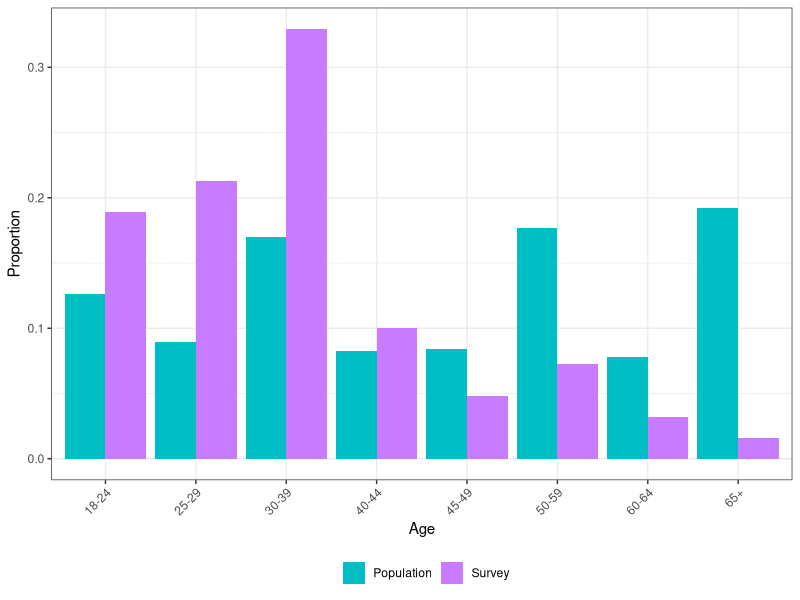
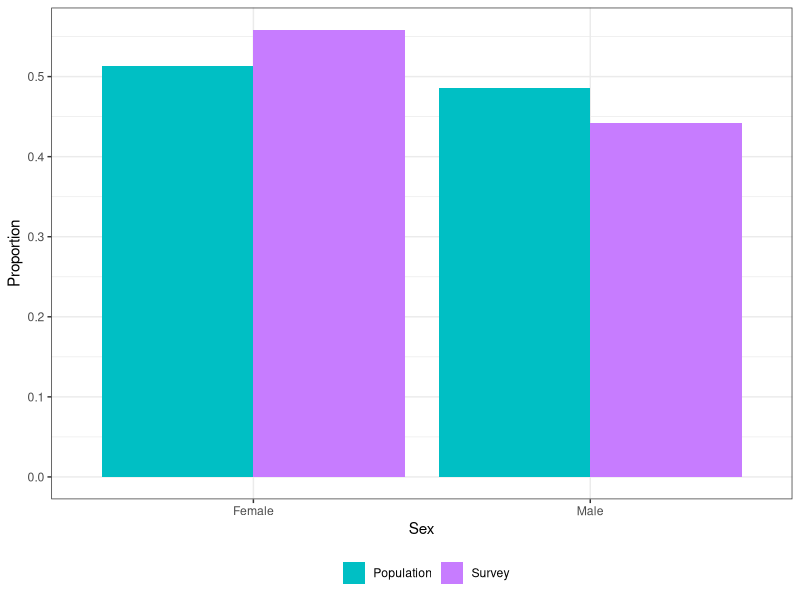
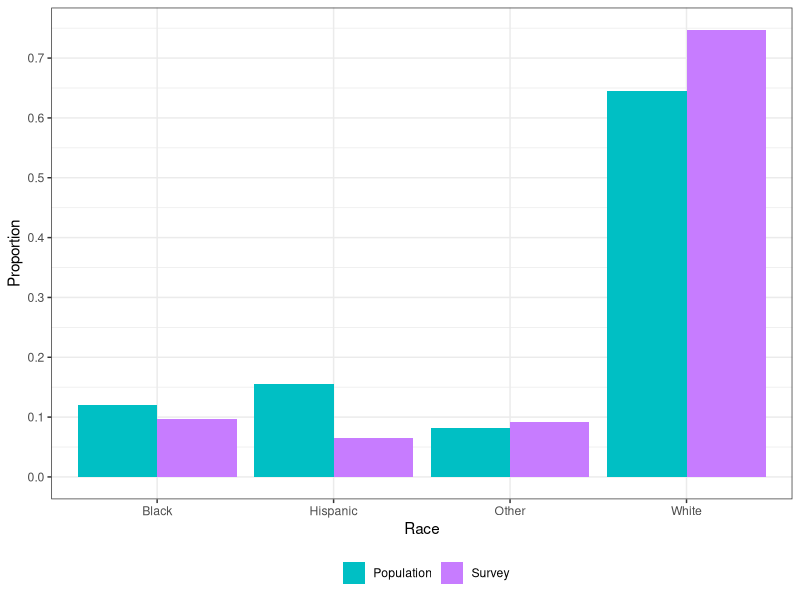
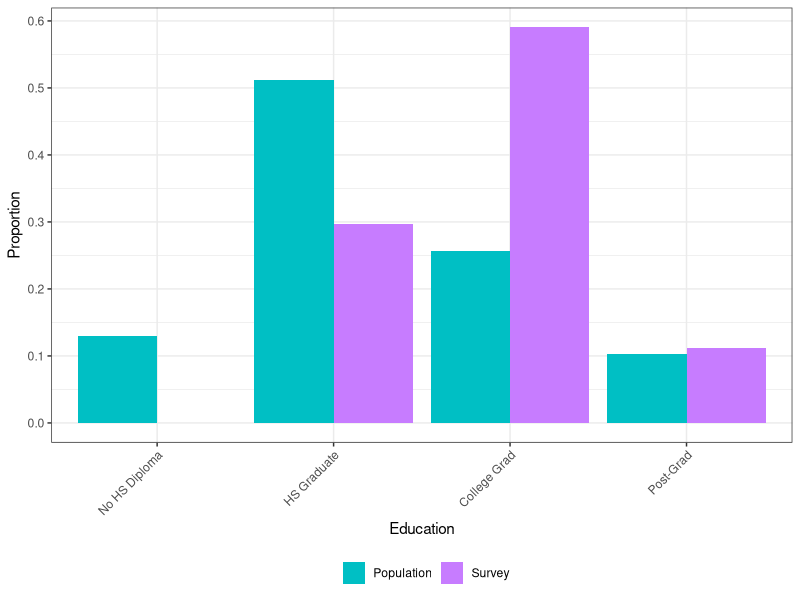
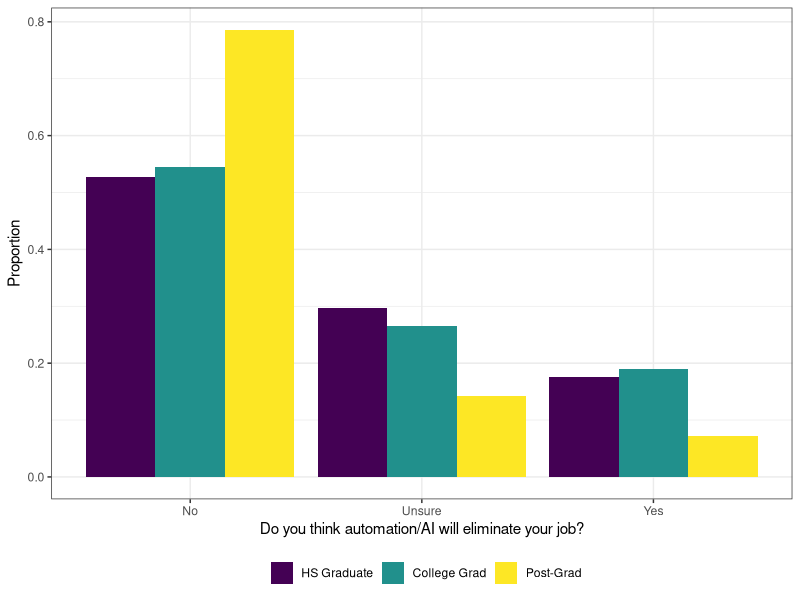
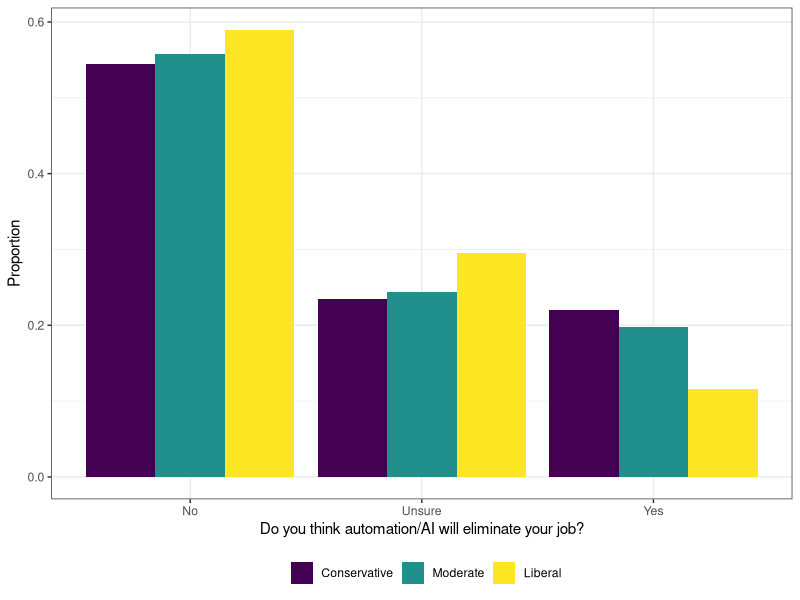
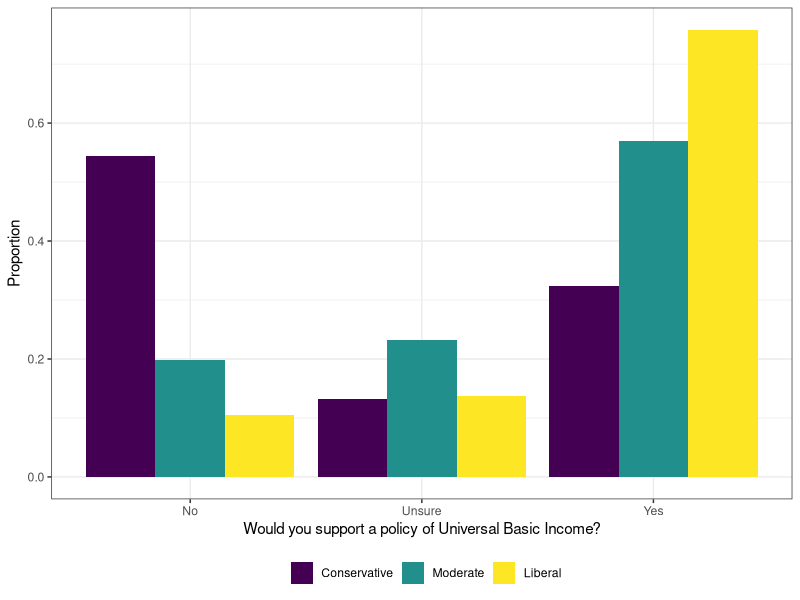
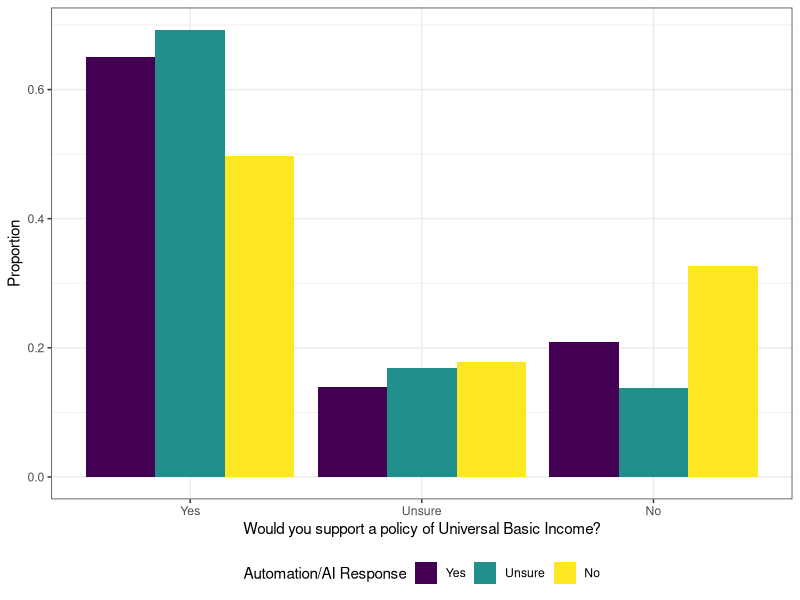

The R source for these figures, in order:
library(plyr)
library(dplyr)
library(tidyr)
library(ggplot2)
library(nnet)

survey_results <- read.csv("survey_real_results.csv")
pmus_df <- read.csv("pop_dist.tsv", sep = "\t")

########################
# Demographic Analysis #
########################
# Data Munging
survey_results <- filter(survey_results, Answer.Gender != "")

## Relabel variables
survey_results$Answer.Age <- mapvalues(survey_results$Answer.Age, from = c("Over65"), to = c("65+"))
survey_results$Answer.Race <- mapvalues(survey_results$Answer.Race, from = c("Black","Hispanic","Other","White"), to = c("black","hispanic","other","white"))
survey_results$Answer.Gender <- mapvalues(survey_results$Answer.Gender, from = c("Female","Male"), to = c("female","male"))
survey_results$Answer.Education <- mapvalues(survey_results$Answer.Education, from = c("HS","College","Grad"), to = c("high school graduate","college degree","postgraduate degree"))

## Collapse data
survey_results_agg <- group_by(survey_results, Answer.Age, Answer.Gender, Answer.Education, Answer.Race) %>%
                        summarize(count=n())

## Calculate proportions of survey and population
survey_results_agg$proportion_of_pop <- survey_results_agg$count/sum(survey_results_agg$count)
pmus_df$pop_prop <- pmus_df$N/sum(pmus_df$N)

## Join with PMUS
names(survey_results_agg) <- c("age","sex","education","race","survey_count","survey_prop")
joint_df <- merge(pmus_df, survey_results_agg, all = TRUE)
joint_df$survey_prop <- ifelse(is.na(joint_df$survey_prop), 0, joint_df$survey_prop)

# Compute and Plot Demographic Distributions
## Table
table(survey_results$Answer.Age)
table(survey_results$Answer.Race)
table(survey_results$Answer.Gender)
table(survey_results$Answer.Education)

## Plots
gg_color_hue <- function(n) {
  hues = seq(15, 375, length = n + 1)
  hcl(h = hues, l = 65, c = 100)[1:n]
}
theme_set(theme_bw())
colors_for_plot <- gg_color_hue(4)

# Age
age_df <- group_by(joint_df, age) %>% summarize(pop_prop = sum(pop_prop), survey_prop = sum(survey_prop))
age_df <- gather(age_df, source, proportion, pop_prop:survey_prop, factor_key=TRUE)
ggplot(age_df, aes(x = age, y = proportion, fill = source, group = source)) +
  geom_bar(stat = "Identity", position="dodge") +
  labs(x = "Age", y = "Proportion", fill = "") +
  theme(legend.position = "bottom") +
  theme(axis.text.x = element_text(angle = 45, hjust = 1)) +
  scale_y_continuous(breaks = seq(0,.6, by = .1)) +
  scale_fill_manual(values = colors_for_plot[3:4],
                    breaks = c("pop_prop","survey_prop"), 
                    labels = c("Population", "Survey"))
ggsave("Age_Dist.pdf", width = 6, height = 5)

# Gender
gender_df <- group_by(joint_df, sex) %>% summarize(pop_prop = sum(pop_prop), survey_prop = sum(survey_prop))
gender_df <- gather(gender_df, source, proportion, pop_prop:survey_prop, factor_key=TRUE)
ggplot(gender_df, aes(x = sex, y = proportion, fill = source, group = source)) +
  geom_bar(stat = "Identity", position="dodge") +
  labs(x = "Sex", y = "Proportion", fill = "") +
  theme(legend.position = "bottom") +
  scale_y_continuous(breaks = seq(0,.6, by = .1)) +
  scale_x_discrete(breaks = c("male","female"),
                  labels = c("Male","Female")) +
  scale_fill_manual(values = colors_for_plot[3:4],
                    breaks = c("pop_prop","survey_prop"), 
                    labels = c("Population", "Survey"))
ggsave("Gender_Dist.pdf", width = 6, height = 5)

# Race
race_df <- group_by(joint_df, race) %>% summarize(pop_prop = sum(pop_prop), survey_prop = sum(survey_prop))
race_df <- gather(race_df, source, proportion, pop_prop:survey_prop, factor_key=TRUE)
ggplot(race_df, aes(x = race, y = proportion, fill = source, group = source)) +
  geom_bar(stat = "Identity", position="dodge") +
  labs(x = "Race", y = "Proportion", fill = "") +
  theme(legend.position = "bottom") +
  scale_y_continuous(breaks = seq(0,.8, by = .1)) +
  scale_x_discrete(breaks = c("black","hispanic","other","white"),
                   labels = c("Black","Hispanic","Other","White")) +
  scale_fill_manual(values = colors_for_plot[3:4],
                    breaks = c("pop_prop","survey_prop"), 
                    labels = c("Population", "Survey"))
ggsave("Race_Dist.pdf", width = 6, height = 5)

# Education
education_df <- group_by(joint_df, education) %>% summarize(pop_prop = sum(pop_prop), survey_prop = sum(survey_prop))
education_df <- gather(education_df, source, proportion, pop_prop:survey_prop, factor_key=TRUE)
education_df$education <- factor(education_df$education, 
                                 levels = c("no high school diploma","high school graduate","college degree","postgraduate degree"), 
                                 labels = c("No HS Diploma","HS Graduate","College Grad","Post-Grad"), ordered=TRUE)
ggplot(education_df, aes(x = education, y = proportion, fill = source, group = source)) +
  geom_bar(stat = "Identity", position="dodge") +
  labs(x = "Education", y = "Proportion", fill = "") +
  theme(legend.position = "bottom") +
  theme(axis.text.x = element_text(angle = 45, hjust = 1)) +
  scale_y_continuous(breaks = seq(0,.6, by = .1)) +
  scale_fill_manual(values = colors_for_plot[3:4],
                    breaks = c("pop_prop","survey_prop"), 
                    labels = c("Population", "Survey"))
ggsave("Education_Dist.pdf", width = 6, height = 5)

###############################
# Unadjusted Answers Analysis #
###############################
# Number of responses in category
table(survey_results$Answer.Political)
table(survey_results$Answer.Automation)
table(survey_results$Answer.Universal)

# Automation answer by demo
prop.table(table(survey_results$Answer.Age, survey_results$Answer.Automation),1)
prop.table(table(survey_results$Answer.Race, survey_results$Answer.Automation),1)
prop.table(table(survey_results$Answer.Gender, survey_results$Answer.Automation),1)
prop.table(table(survey_results$Answer.Education, survey_results$Answer.Automation),1)
edu_auto_df <- data.frame(prop.table(table(survey_results$Answer.Education, survey_results$Answer.Automation),1))
prop.table(table(survey_results$Answer.Political, survey_results$Answer.Automation),1)
pol_auto_df <- data.frame(prop.table(table(survey_results$Answer.Political, survey_results$Answer.Automation),1))

## Education-Automation Plot
names(edu_auto_df) <- c("demographic","answer","proportion")
edu_auto_df$demographic <- factor(edu_auto_df$demographic, 
                                 levels = c("no high school diploma","high school graduate","college degree","postgraduate degree"), 
                                 labels = c("No HS Diploma","HS Graduate","College Grad","Post-Grad"), ordered=TRUE)
ggplot(edu_auto_df, aes(x = answer, y = proportion, fill = demographic)) +
  geom_bar(stat = "Identity", position = "dodge") +
  theme(legend.position = "bottom") +
  labs(x = "Do you think automation/AI will eliminate your job?", y = "Proportion", fill = "")
ggsave("Edu_Auto_Dist.pdf", width = 6, heigh = 5)

## Political-Automation Plot
names(pol_auto_df) <- c("demographic","answer","proportion")
pol_auto_df$demographic <- factor(pol_auto_df$demographic, 
                                  levels = c("Conservative","Moderate","Liberal"), ordered=TRUE)
ggplot(pol_auto_df, aes(x = answer, y = proportion, fill = demographic)) +
  geom_bar(stat = "Identity", position = "dodge") +
  theme(legend.position = "bottom") +
  labs(x = "Do you think automation/AI will eliminate your job?", y = "Proportion", fill = "")
ggsave("Pol_Auto_Dist.pdf", width = 6, heigh = 5)

# UBI by demo
prop.table(table(survey_results$Answer.Age, survey_results$Answer.Universal),1)
prop.table(table(survey_results$Answer.Race, survey_results$Answer.Universal),1)
prop.table(table(survey_results$Answer.Gender, survey_results$Answer.Universal),1)
prop.table(table(survey_results$Answer.Education, survey_results$Answer.Universal),1)
prop.table(table(survey_results$Answer.Political, survey_results$Answer.Universal),1)
pol_univ_df <- data.frame(prop.table(table(survey_results$Answer.Political, survey_results$Answer.Universal),1))

## Political-Universal Plot
names(pol_univ_df) <- c("demographic","answer","proportion")
pol_univ_df$demographic <- factor(pol_univ_df$demographic, 
                                  levels = c("Conservative","Moderate","Liberal"), ordered=TRUE)
ggplot(pol_univ_df, aes(x = answer, y = proportion, fill = demographic)) +
  geom_bar(stat = "Identity", position = "dodge") +
  theme(legend.position = "bottom") +
  labs(x = "Would you support a policy of Universal Basic Income?", y = "Proportion", fill = "")
ggsave("Pol_Univ_Dist.pdf", width = 6, heigh = 5)

# UBI vs. Auto
prop.table(table(survey_results$Answer.Automation, survey_results$Answer.Universal),1)
auto_univ_df <- data.frame(prop.table(table(survey_results$Answer.Automation, survey_results$Answer.Universal),1))

## Automation-Universal Plot
names(auto_univ_df) <- c("auto","ubi","proportion")
auto_univ_df$auto <- factor(auto_univ_df$auto, 
                            levels = c("Yes","Unsure","No"), ordered=TRUE)
auto_univ_df$ubi <- factor(auto_univ_df$ubi, 
                            levels = c("Yes","Unsure","No"), ordered=TRUE)
ggplot(auto_univ_df, aes(x = ubi, y = proportion, fill = auto)) +
  geom_bar(stat = "Identity", position = "dodge") +
  theme(legend.position = "bottom") +
  labs(x = "Would you support a policy of Universal Basic Income?", y = "Proportion", fill = "Automation/AI Response")
ggsave("Auto_Univ_Dist.pdf", width = 6, heigh = 5)

###########################
# Statistical Adjustments #
###########################
## Adjust survey data & renormalize
pmus_df <- filter(pmus_df, education != "no high school diploma")
pmus_df$pop_prop <- pmus_df$N/sum(pmus_df$N)

## Pairwise Combinations of Factors
ages <- unique(survey_results$Answer.Age)
genders <- unique(survey_results$Answer.Gender)
races <- unique(survey_results$Answer.Race)
educations <- unique(survey_results$Answer.Education)

combos_df <- expand.grid(ages, genders, races, educations)
names(combos_df) <- c("age","sex","race","education")
names(survey_results)[28:34] <- c("age","automation","education","sex","political","race","universal")

## Automation
automation_model <- multinom(automation ~ sex + age + race + education, data=survey_results)
automation_predictions <- predict(automation_model, newdata = combos_df, type="probs")
automation_df <- cbind(combos_df, automation_predictions)

### Weight by survey data
automation_weights_df <- merge(pmus_df, automation_df)
automation_weights_df$weight_no <- automation_weights_df$No * automation_weights_df$pop_prop
automation_weights_df$weight_unsure <- automation_weights_df$Unsure * automation_weights_df$pop_prop
automation_weights_df$weight_yes <- automation_weights_df$Yes * automation_weights_df$pop_prop

automation_adj <- c(sum(automation_weights_df$weight_yes), sum(automation_weights_df$weight_unsure), sum(automation_weights_df$weight_no))
names(automation_adj) <- c("Yes","Unsure","No")
automation_adj

## UBI
ubi_model <- multinom(universal ~ sex + age + race + education, data=survey_results)
ubi_predictions <- predict(ubi_model, newdata = combos_df, type="probs")
ubi_df <- cbind(combos_df, ubi_predictions)

### Weight by survey data
ubi_weights_df <- merge(pmus_df, ubi_df)
ubi_weights_df$weight_no <- ubi_weights_df$No * ubi_weights_df$pop_prop
ubi_weights_df$weight_unsure <- ubi_weights_df$Unsure * ubi_weights_df$pop_prop
ubi_weights_df$weight_yes <- ubi_weights_df$Yes * ubi_weights_df$pop_prop

ubi_adj <- c(sum(ubi_weights_df$weight_yes), sum(ubi_weights_df$weight_unsure), sum(ubi_weights_df$weight_no))
names(ubi_adj) <- c("Yes","Unsure","No")
ubi_adj
